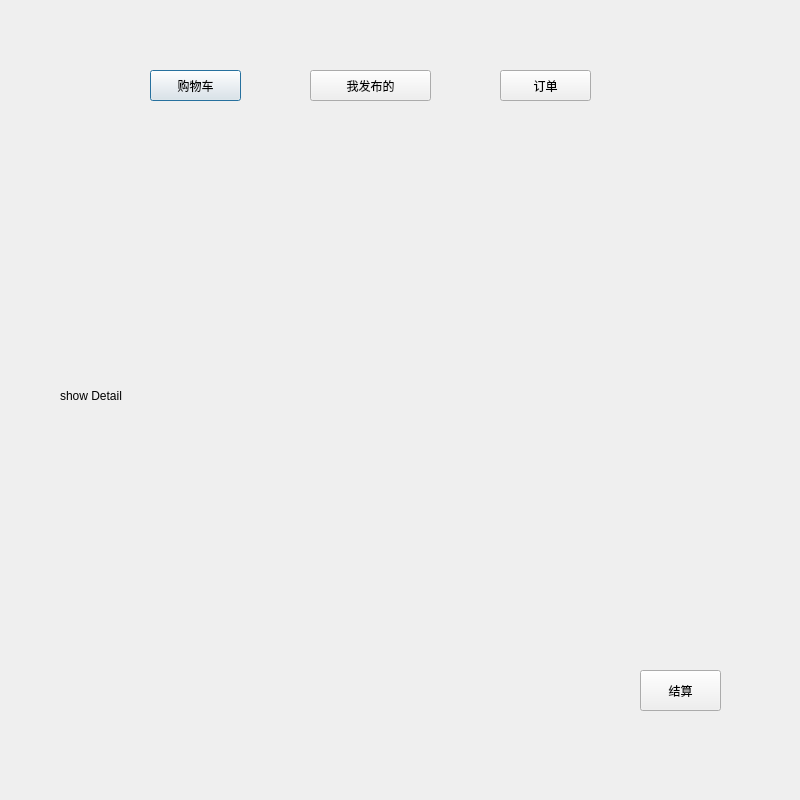
<?xml version="1.0" encoding="UTF-8"?>
<ui version="4.0">
 <class>MyDialog</class>
 <widget class="QDialog" name="MyDialog">
  <property name="geometry">
   <rect>
    <x>0</x>
    <y>0</y>
    <width>800</width>
    <height>800</height>
   </rect>
  </property>
  <property name="windowTitle">
   <string>Dialog</string>
  </property>
  <widget class="QPushButton" name="cartBtn">
   <property name="geometry">
    <rect>
     <x>150</x>
     <y>70</y>
     <width>91</width>
     <height>31</height>
    </rect>
   </property>
   <property name="text">
    <string>购物车</string>
   </property>
  </widget>
  <widget class="QPushButton" name="myReleaseBtn">
   <property name="geometry">
    <rect>
     <x>310</x>
     <y>70</y>
     <width>121</width>
     <height>31</height>
    </rect>
   </property>
   <property name="text">
    <string>我发布的</string>
   </property>
  </widget>
  <widget class="QPushButton" name="orderBtn">
   <property name="geometry">
    <rect>
     <x>500</x>
     <y>70</y>
     <width>91</width>
     <height>31</height>
    </rect>
   </property>
   <property name="text">
    <string>订单</string>
   </property>
  </widget>
  <widget class="QLabel" name="detailLabel">
   <property name="geometry">
    <rect>
     <x>60</x>
     <y>170</y>
     <width>661</width>
     <height>451</height>
    </rect>
   </property>
   <property name="text">
    <string>show Detail</string>
   </property>
  </widget>
  <widget class="QPushButton" name="accountBtn">
   <property name="geometry">
    <rect>
     <x>640</x>
     <y>670</y>
     <width>81</width>
     <height>41</height>
    </rect>
   </property>
   <property name="text">
    <string>结算</string>
   </property>
  </widget>
 </widget>
 <resources/>
 <connections/>
</ui>
